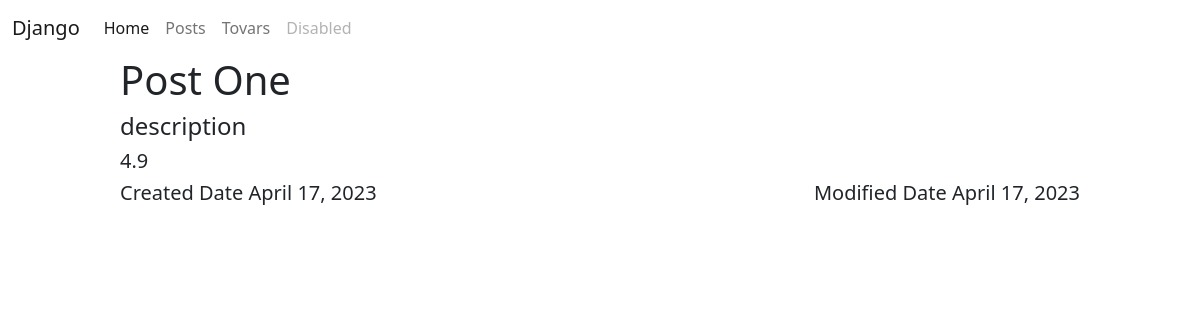
The app's page /posts/1/ with its own data.
### posts/models.py (models this page shows, shortened)
class Post(models.Model):
    image = models.ImageField(blank=True, null=True)
    title = models.CharField(max_length=255)
    description = models.TextField()
    rate = models.FloatField()
    created_date = models.DateField(auto_now=True)
    modified_date = models.DateField(auto_now_add=True)

### posts/views.py (the view)
# urls.py: path('posts/<int:id>/', post_detail_view),
def post_detail_view(request, id):
    if request.method =='GET':
        post = Post.objects.get(id=id)
        context = {
            'post': post
        }
        return render(request, 'posts/detail.html', context=context)

### templates/posts/detail.html (shortened to what this page needs)
{% extends 'layouts/index.html' %}
{% block content %}
     <div class="post_block">
         <div class="info">
             <h1>{{ post.title }}</h1>
             <h4>{{ post.description }}</h4>
             <h5>{{ post.rate }}</h5>
             <div class="dates">
                 <h5>Created Date {{ post.created_date }}</h5>
                 <h5>Modified Date {{ post.modified_date }}</h5>
             </div>
         </div>
{% endblock %}

### templates/posts/detail.html (style rules this page uses)
.post_block { width: 80%; margin-left: 10%; }
.dates { display: flex; justify-content: space-between; }

### records on screen
Post: title "Post One", description "description", rate "4.9", created_date "April 17, 2023", modified_date "April 17, 2023"
